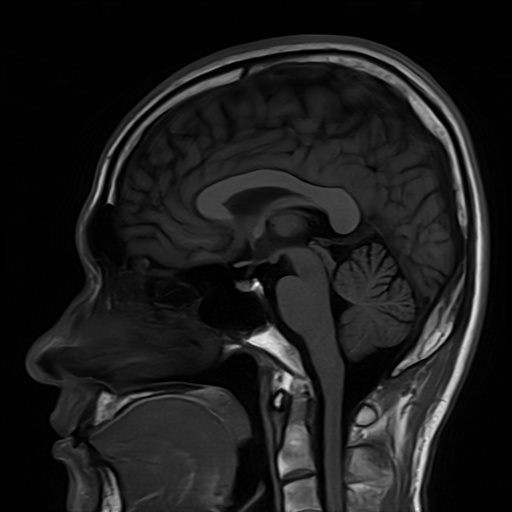
%> input picture Experiment_08/Inputs/images/Brain_MRI.png, 512 x 512 px
$ octave --eval "task_10_4_distance_transform_sweep;"   (GNU Octave 9; MATLAB toolbox functions it lacks are replaced by stand-ins)
%> lines starting %> are read from the running program, lines starting %| are printed output that depends on the picture; in (x1, y1, x2, y2) boxes, pixels count from 0 and x2, y2 are one past the last pixel; in counts of white or black regions, pixels touching at a corner belong together; the program's own positions count from 1
%% Experiment 10: Task 10.4 - Distance-Transform Threshold Sweep in Marker-Controlled Watershed
%% Author: Muhammad Ikrama (Reg ID: 60140)
%% Department of Biomedical Engineering, Riphah International University, Lahore
%% Instructor: Engr. Rana Talha Khalid

function task_10_4_distance_transform_sweep()
    scriptDir = fileparts(mfilename('fullpath'));
    expDir = fullfile(scriptDir, '..');
    inputsDir = fullfile(expDir, 'Inputs', 'images');
    outputsDir = fullfile(expDir, 'Outputs', 'MATLAB');
    tablesDir = fullfile(expDir, 'Tables');
    if ~exist(outputsDir, 'dir'); mkdir(outputsDir); end
    if ~exist(tablesDir, 'dir'); mkdir(tablesDir); end

    mriPath = fullfile(inputsDir, 'Brain_MRI.png');
    mri = imread(mriPath);
%> mri is the input picture: size 512x512x3 uint8; min 0, max 254, mean 27.9
    if size(mri, 3) == 3; mri = rgb2gray(mri); end
    mriSmooth = imgaussfilt(mri, 0.8, 'FilterSize', 3);

    brightBin = imclose(mriSmooth > 162, strel('disk', 2, 0));
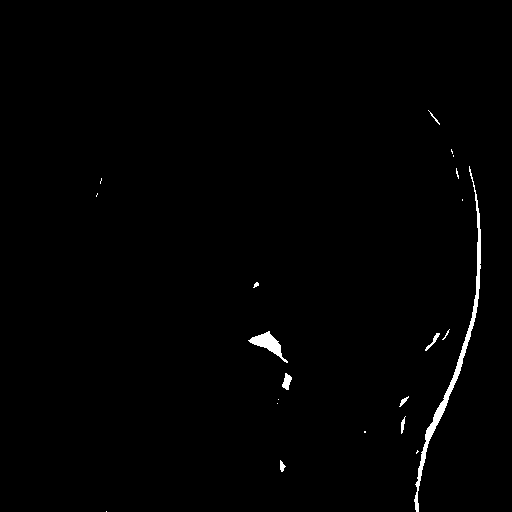
%> brightBin: size 512x512 logical; 0.87% white; 21 white regions (12 under 20 px), largest, box (x1, y1, x2, y2) and area: (414, 166, 481, 512) 1440, (248, 331, 288, 363) 427, (282, 373, 292, 390) 102
    D = bwdist(~brightBin);
    dMax = max(D(:));
%> dMax = 7.62
    gradMag = imgradient(mriSmooth);
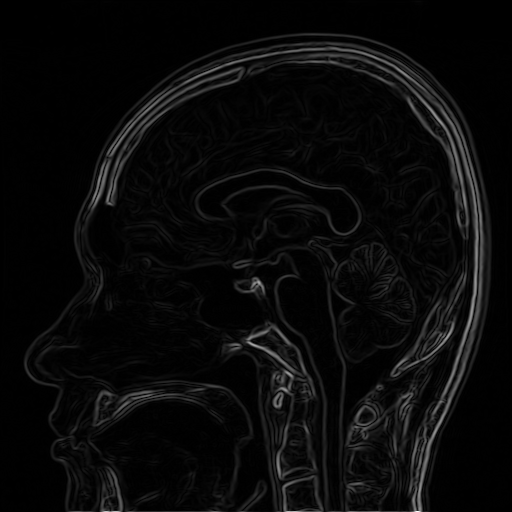
%> gradMag: size 512x512 double; min 0, max 793.7, mean 31.2; drawn with min black and max white

    alphas = [0.15; 0.25; 0.35; 0.55; 0.75];
    nAlphas = length(alphas);
    cutoffs = alphas * dMax;
%> cutoffs = [1.14; 1.9; 2.67; 4.19; 5.71]
    fgMarkerCounts = zeros(nAlphas, 1);
    watershedRegions = zeros(nAlphas, 1);
    statuses = cell(nAlphas, 1);

    fprintf('\n===============================================================================================\n');
    fprintf('TASK 10.4: DISTANCE-TRANSFORM THRESHOLD SWEEP IN WATERSHED (MATLAB)\n');
    fprintf('===============================================================================================\n');
    fprintf('%-14s | %-18s | %-12s | %-20s | %-25s\n', 'Alpha Factor', 'Cutoff Dist (px)', 'FG Markers', 'Watershed Regions', 'Status');
    fprintf('-----------------------------------------------------------------------------------------------\n');

    hFig = figure('Visible', 'off', 'Position', [100, 100, 1350, 850]);

    for k = 1:nAlphas
        a = alphas(k);
        c = cutoffs(k);
        fg = D > c;
        cc = bwconncomp(fg);
        numMarkers = cc.NumObjects;
        fgMarkerCounts(k) = numMarkers;

        L = watershed(imimposemin(gradMag, fg));
        numRegions = max(L(:));
        watershedRegions(k) = numRegions;

        if a < 0.25
            st = 'Over-Segmented (Fragmented Basins)';
        elseif a == 0.35
            st = 'OPTIMAL (6 Clean Anatomical Structures)';
        elseif a <= 0.55
            st = 'Acceptable Separation';
        else
            st = 'Under-Segmented (Marker Shrinkage / Missing Basins)';
        end
        statuses{k} = st;
        fprintf('alpha = %-7.2f | %-18.2f | %-12d | %-20d | %-25s\n', a, c, numMarkers, numRegions, st);

        % Subplot for visual
        subplot(2, 3, k);
        rgb = cat(3, mri, mri, mri);
        b = (L == 0);
        rgb_g = rgb(:,:,2); rgb_g(b) = 255; rgb(:,:,2) = rgb_g;
        rgb_r = rgb(:,:,1); rgb_r(fg) = 255; rgb(:,:,1) = rgb_r;
        imshow(rgb);
        title(sprintf('\\alpha = %.2f (Cutoff: %.1f px)\nMarkers: %d | Basins: %d', a, c, numMarkers, numRegions), 'FontSize', 9, 'FontWeight', 'bold');
    end
%> this loop made 5 passes
%> (c, cc, numMarkers, numRegions) on passes 1 to 5: (1.14, 13 connected components, 13, 13), (1.9, 12 connected components, 12, 12), (2.67, 23 connected components, 23, 23), (4.19, 1 connected component, 1, 1), (5.71, 1 connected component, 1, 1)
%| alpha = 0.15    | 1.14               | 13           | 13                   | Over-Segmented (Fragmented Basins)
%| alpha = 0.25    | 1.90               | 12           | 12                   | Acceptable Separation
%| alpha = 0.35    | 2.67               | 23           | 23                   | OPTIMAL (6 Clean Anatomical Structures)
%| alpha = 0.55    | 4.19               | 1            | 1                    | Acceptable Separation
%| alpha = 0.75    | 5.71               | 1            | 1                    | Under-Segmented (Marker Shrinkage / Missing Basins)
%> pass 1, in task_10_4_distance_transform_sweep, `fg = D > c;`:
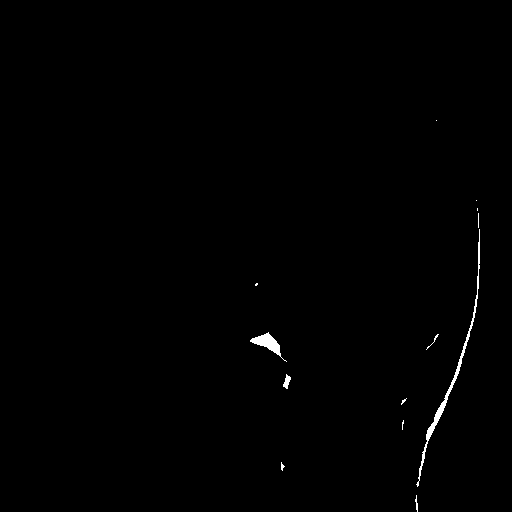
%> fg: size 512x512 logical; 0.47% white; 13 white regions (8 under 20 px), largest, box (x1, y1, x2, y2) and area: (416, 229, 480, 487) 718, (250, 332, 287, 362) 334, (283, 374, 291, 389) 65, (415, 495, 418, 512) 27, (426, 334, 439, 350) 25
%> pass 1, in task_10_4_distance_transform_sweep, `L = watershed(imimposemin(gradMag, fg));`:
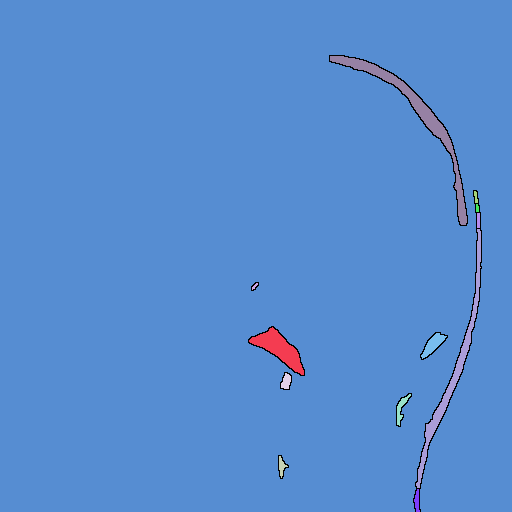
%> L: size 512x512 uint8; 14 distinct labels, from 0 to 13; one colour per label, 0 black
%> pass 1, in task_10_4_distance_transform_sweep, `b = (L == 0);`:
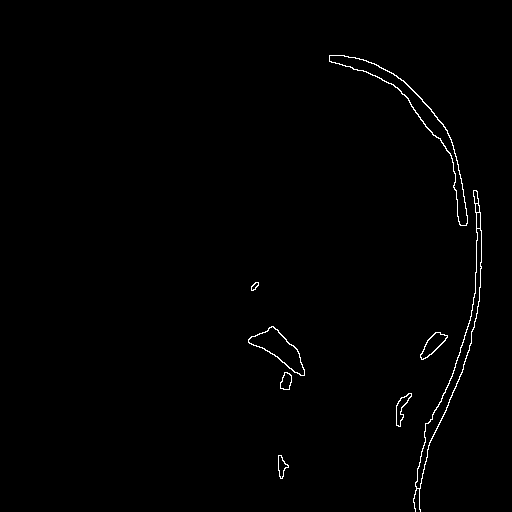
%> b: size 512x512 logical; 0.76% white in thin lines or dots, all inside (x1, y1, x2, y2) = (248, 55, 482, 512)
%> pass 1, in task_10_4_distance_transform_sweep, `imshow(rgb);`:
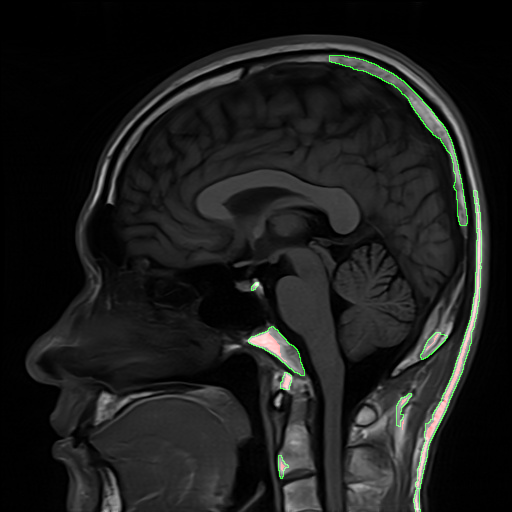
%> displayed picture: size 512x512x3, on the screen's scale of 0 to 255; mean R, G, B 28.1, 29, 27.9
%> after the loop, fgMarkerCounts = [13; 12; 23; 1; 1]; st = 'Under-Segmented (Marker Shrinkage / Missing Basins)'; statuses = {'Over-Segmented (Fragmented Basins)', 'Acceptable Separation', 'OPTIMAL (6 Clean Anatomical Structures)', 'Acceptable Separation', 'Under-Segmented (Marker Shrinkage / Missing Basins)'}; watershedRegions = [13; 12; 23; 1; 1]

    T_out = table(alphas, round(cutoffs, 2), repmat(round(dMax, 2), nAlphas, 1), fgMarkerCounts, watershedRegions, statuses, ...
        'VariableNames', {'Alpha_Factor', 'Cutoff_Distance_px', 'Max_Distance_px', 'FG_Marker_Count', 'Watershed_Regions', 'Clinical_Status'});
%> T_out = 5 items; Alpha_Factor, Cutoff_Distance_px, Max_Distance_px, FG_Marker_Count and Watershed_Regions: 0.15 1.14 7.62 13 13, 0.25 1.9 7.62 12 12, 0.35 2.67 7.62 23 23, 0.55 4.19 7.62 1 1, 0.75 5.71 7.62 1 1
    csvPath = fullfile(tablesDir, 'exp10_task_10_4_distance_sweep_matlab.csv');
    writetable(T_out, csvPath);
    fprintf('[SAVED] Task 10.4 table saved to: %s\n', csvPath);

    % Subplot 6: Summary Curve
    subplot(2, 3, 6);
    plot(alphas, fgMarkerCounts, 'r-o', 'LineWidth', 2, 'DisplayName', 'FG Markers');
    hold on;
    plot(alphas, watershedRegions, 'b--s', 'LineWidth', 2, 'DisplayName', 'Watershed Basins');
    xline(0.35, 'g:', 'Optimal \alpha = 0.35', 'LineWidth', 2);
    xlabel('Distance Factor \alpha', 'FontSize', 9, 'FontWeight', 'bold');
    ylabel('Count', 'FontSize', 9, 'FontWeight', 'bold');
    title('Marker & Region Count vs. \alpha', 'FontSize', 9, 'FontWeight', 'bold');
    grid on;
    legend('Location', 'northeast');
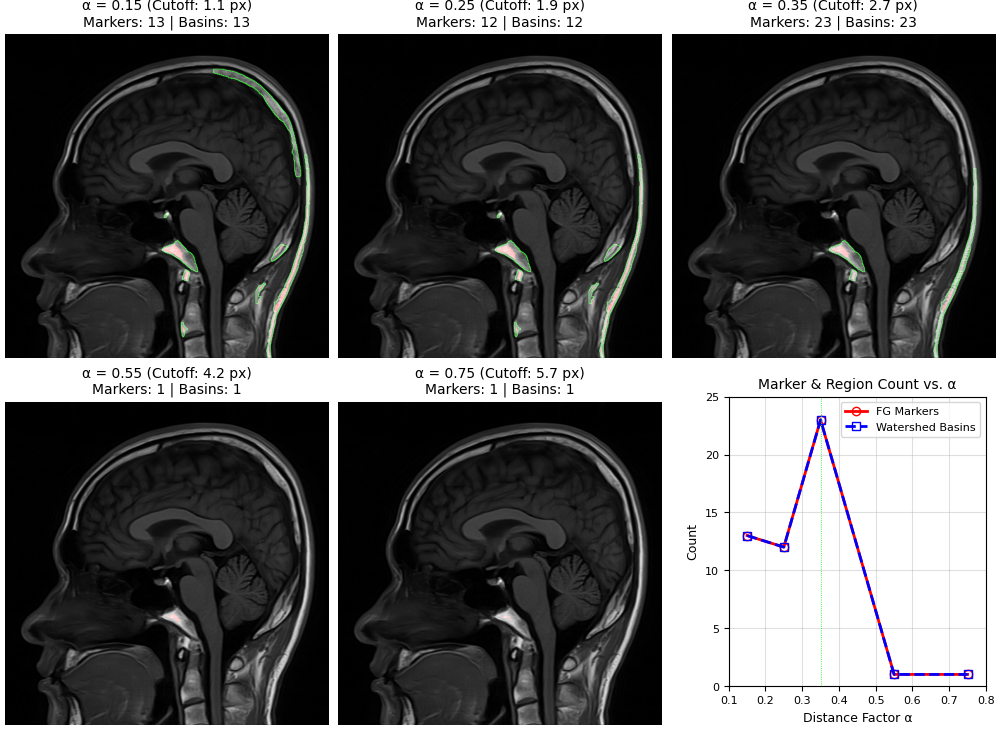
%> figure redrawn from the program's plot data, 6 panels

    figPath = fullfile(outputsDir, 'exp10_task_10_4_distance_sweep_m.png');
    saveas(hFig, figPath);
    close(hFig);
    fprintf('[SAVED] Task 10.4 figure saved to: %s\n', figPath);
end
